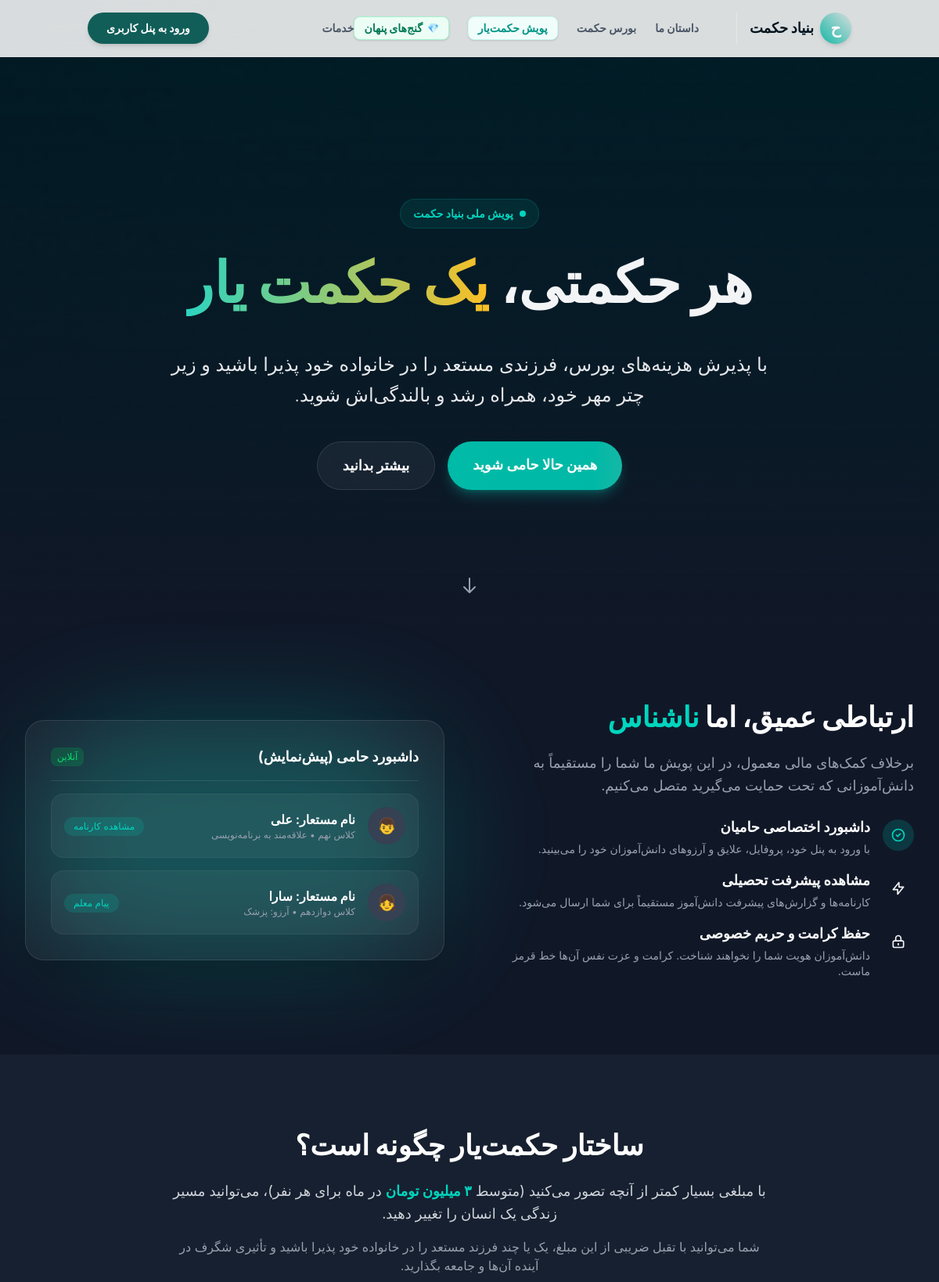
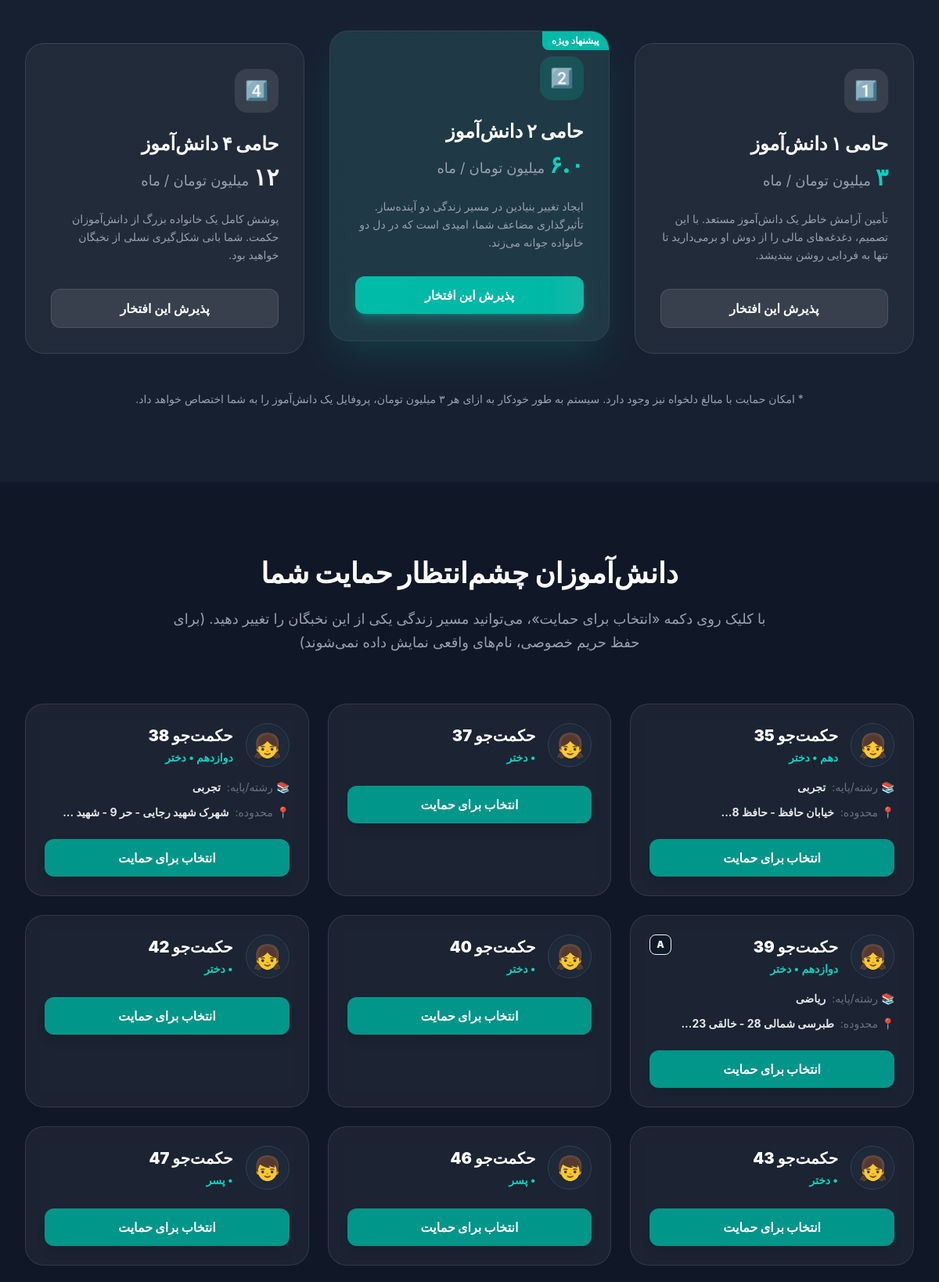
/campaign.php (upper part), run on the app's committed database (2 pictures, top to bottom).
### tables this page shows
CREATE TABLE students (
            id INTEGER PRIMARY KEY AUTOINCREMENT,
            code TEXT UNIQUE,
            name TEXT,
            surname TEXT,
            national_id TEXT,
            phone TEXT,
            father_name TEXT,
            birthday TEXT,
            address TEXT,
            school TEXT,
            grade TEXT DEFAULT 'A',
            notes TEXT
        , photo_path TEXT, status TEXT DEFAULT 'active', mother_name TEXT, birth_place TEXT, field_of_study TEXT, guardian_phone TEXT, items_given TEXT, counselor TEXT, explanations TEXT, father_job TEXT, mother_job TEXT, account_number TEXT, avatar_url TEXT, alias_name TEXT, talents TEXT, dreams TEXT, bursary_eligible INTEGER DEFAULT 1, base_bursary INTEGER DEFAULT 20000000, computer_installment INTEGER DEFAULT 0, loan_installment INTEGER DEFAULT 0, other_deductions INTEGER DEFAULT 0, deductions_desc TEXT DEFAULT '', password TEXT, gender TEXT, language_class TEXT);

### campaign.php (the view, shortened to what the rows shown need)
<?php
require_once 'includes/db.php';
$stmt = $pdo->query("
    SELECT s.id, s.alias_name, s.name, s.grade, s.field_of_study, s.address, s.talents, s.notes, s.explanations,
           (SELECT count(*) FROM sponsorships spon WHERE spon.student_id = s.id AND spon.status = 'active') as is_sponsored,
           sp.final_grade, sp.hermans_grade
    FROM students s
    LEFT JOIN student_psychology sp ON s.id = sp.student_id
    WHERE s.status IN ('active', 'university') AND s.bursary_eligible = 1
    ORDER BY is_sponsored ASC, s.id ASC
");
$students = $stmt->fetchAll(PDO::FETCH_ASSOC);
function getGenderFromName($name) {
    $female_names = ['فاطمه', 'زهرا', 'مریم', 'سارا', 'زینب', 'ریحانه', 'مهسا', 'الهام', 'معصومه', 'نیایش', 'نازنین', 'کوثر', 'لیلا', 'شقایق', 'سارینا', 'سحر', 'یلدا', 'نازیلا', 'ویانا', 'فرخنده', 'فرزانه'];
    $first_name = explode(' ', trim($name))[0];
    if (in_array($first_name, $female_names) || mb_substr($first_name, -1) == 'ه' || mb_substr($first_name, -1) == 'ا') {
        return 'دختر';
    }
    return 'پسر';
}
?>
<!DOCTYPE html>
<html lang="fa-IR" dir="rtl">
<head>
    <?php include 'includes/head.php'; ?>
</head>
<body class="bg-gray-900 text-gray-100 font-sans antialiased overflow-x-hidden selection:bg-teal-500 selection:text-white">
    <div class="relative min-h-screen flex items-center justify-center pt-20" style="background-image: url('assets/images/campaign_hero.jpg?v=3'); background-size: cover; background-position: center; background-attachment: fixed;">
        <div class="relative z-10 max-w-7xl mx-auto px-6 lg:px-8 text-center flex flex-col items-center">
            <h1 class="text-5xl md:text-7xl font-black mb-6 leading-tight fade-in-up delay-1">
                هر حکمتی، <br class="md:hidden" />
                <span class="gradient-text">یک حکمت یار</span>
            </h1>
        </div>
    </div>
    <section id="about" class="py-24 relative">
        <div class="max-w-7xl mx-auto px-6 lg:px-8">
            <div class="grid md:grid-cols-2 gap-16 items-center">
                <div>
                    <h2 class="text-3xl md:text-4xl font-black mb-6 text-white">ارتباطی عمیق، اما <span class="text-teal-400">ناشناس</span></h2>
                </div>
            </div>
        </div>
    </section>
    <section id="how-it-works" class="py-24 bg-gray-800/50 relative">
        <div class="max-w-7xl mx-auto px-6 lg:px-8">
            <div class="text-center max-w-3xl mx-auto mb-16">
                <h2 class="text-3xl md:text-4xl font-black text-white mb-6">ساختار حکمت‌یار چگونه است؟</h2>
            </div>
        </div>
    </section>
    <section id="students" class="py-24 relative">
        <div class="max-w-7xl mx-auto px-6 lg:px-8">
            <div class="text-center max-w-3xl mx-auto mb-16">
                <h2 class="text-3xl md:text-4xl font-black text-white mb-6">دانش‌آموزان چشم‌انتظار حمایت شما</h2>
            </div>
            <div class="grid md:grid-cols-2 lg:grid-cols-3 gap-6">
                <?php foreach ($students as $student):
                    $is_sponsored = $student['is_sponsored'] > 0;
                    $gender = getGenderFromName($student['name']);
                    $avatar = $gender == 'پسر' ? '👦' : '👧';
                    $bg_class = $is_sponsored ? 'opacity-60 grayscale cursor-not-allowed border-gray-700' : 'hover:border-teal-500 hover:shadow-teal-500/20 transform hover:-translate-y-1 transition-all duration-300 border-white/10';
                ?>
                <div class="glass rounded-3xl p-6 border <?php echo $bg_class; ?> relative overflow-hidden group">
                    <div class="flex items-start justify-between mb-4 relative z-0">
                        <div class="flex items-center gap-4">
                            <div class="w-14 h-14 rounded-full bg-gray-800 flex items-center justify-center text-3xl shadow-inner border border-gray-700">
                                <?php echo $avatar; ?>
                            </div>
                            <div>
                                <div class="text-xl font-black text-white"><?php echo htmlspecialchars((string)($student['alias_name'] ?: 'حکمت‌جو')); ?></div>
                                <div class="text-teal-400 text-sm font-bold mt-1"><?php echo htmlspecialchars((string)$student['grade']); ?> • <?php echo $gender; ?></div>
                            </div>
                        </div>
                        <?php if ($student['final_grade']): ?>
                            <div class="bg-primary-900/50 border border-primary-500/30 text-primary-300 px-2 py-1 rounded-lg text-xs font-black">
                                <?php echo htmlspecialchars((string)$student['final_grade']); ?>
                            </div>
                        <?php endif; ?>
                    </div>
                    <div class="space-y-3 mb-6 relative z-0">
                        <?php if (!empty($student['field_of_study'])): ?>
                        <div class="flex items-center gap-2 text-sm text-gray-300">
                            <span class="text-gray-500">📚 رشته/پایه:</span>
                            <span class="font-bold text-gray-200"><?php echo htmlspecialchars((string)$student['field_of_study']); ?></span>
                        </div>
                        <?php endif; ?>
                        <?php if (!empty($student['address'])):
                            $area = mb_substr($student['address'], 0, 30) . '...';
                        ?>
                        <div class="flex items-center gap-2 text-sm text-gray-300">
                            <span class="text-gray-500">📍 محدوده:</span>
                            <span class="font-bold text-gray-200"><?php echo htmlspecialchars((string)$area); ?></span>
                        </div>
                        <?php endif; ?>
                    </div>
                    <div class="relative z-0">
                        <?php if (!$is_sponsored): ?>
                            <a href="sponsor-student.php?id=<?php echo $student['id']; ?>" class="block w-full text-center bg-teal-600 hover:bg-teal-500 text-white font-black py-3 rounded-xl transition-all shadow-lg hover:shadow-teal-500/20">
                                انتخاب برای حمایت
                            </a>
                        <?php else: ?>
                            <button disabled class="block w-full text-center bg-gray-800 text-gray-500 font-black py-3 rounded-xl cursor-not-allowed">
                                در حال حاضر امکان پذیر نیست
                            </button>
                        <?php endif; ?>
                    </div>
                </div>
                <?php endforeach; ?>
            </div>
        </div>
    </section>
</body>
</html>

### data on the page
students: name "👧", alias_name "حکمت‌جو 35", grade "دهم", name "دختر", field_of_study "تجربی", address "خیابان حافظ - حافظ 8..."
students: name "👧", alias_name "حکمت‌جو 37", name "دختر"
students: name "👧", alias_name "حکمت‌جو 38", grade "دوازدهم", name "دختر", field_of_study "تجربی", address "شهرک شهید رجایی - حر 9 - شهید ..."
students: name "👧", alias_name "حکمت‌جو 39", grade "دوازدهم", name "دختر", final_grade "A", field_of_study "ریاضی", address "طبرسی شمالی 28 - خالقی 23..."
students: name "👧", alias_name "حکمت‌جو 40", name "دختر"
students: name "👧", alias_name "حکمت‌جو 42", name "دختر"
students: name "👧", alias_name "حکمت‌جو 43", name "دختر"
students: name "👦", alias_name "حکمت‌جو 46", name "پسر"
students: name "👦", alias_name "حکمت‌جو 47", name "پسر"
